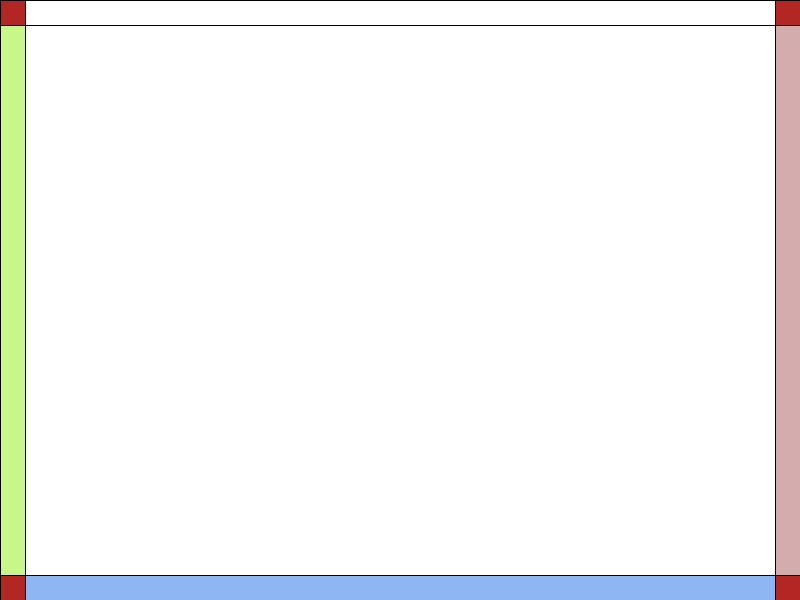
Frame 1 (no input)
Frame 60 (the mouse pressed at the canvas centre just before this capture): identical to frame 1, image omitted
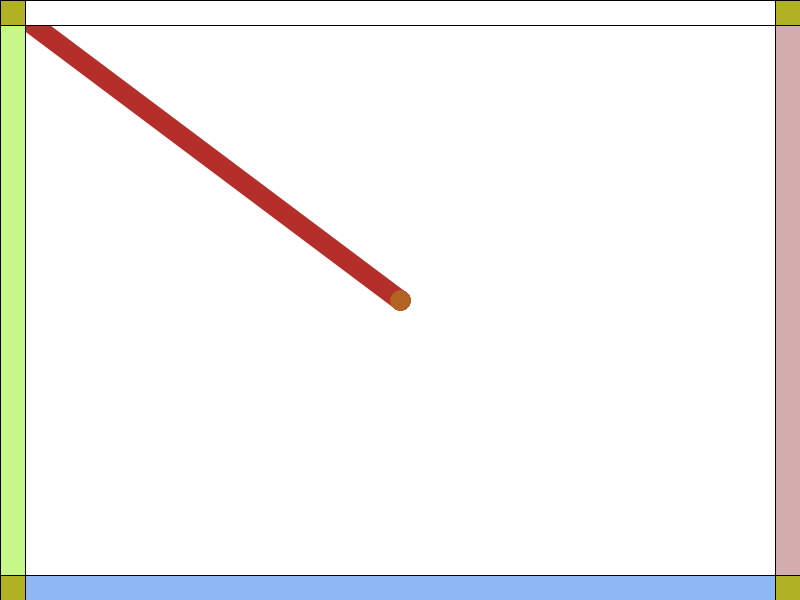
Frame 120 (the mouse held since frame 60 and released just before this capture)

The Processing sketch that drew these frames (run headless with seeded random() and noise(); from frame 60 on, the mouse is pressed at the canvas centre):

// Processing sketch: processing_72797
// ── processing_72797.pde

//Alex Zajicek, Art Program 1, Hw #3

int myVar;
int x;
int myVar2;
int x2;
int speed;

void setup(){
  size(800, 600);
  background(255);
  colorMode(HSB, 360, 100, 100, 100);
  smooth();
  myVar = 1;
  x = 1;
  myVar2 = 100;
  x2 = 3;
}

//  ellipse(pmouseX, pmouseY, pmouseX, pmouseY); //fun effect

void draw(){
  //background(255);
  speed = abs(pmouseX-mouseX);
  if (mousePressed){
    myVar = myVar+x;
  }
  if (mousePressed){ //number goes up as mouse clicked, else resets
    myVar2 = myVar2-x2;
  } else {
    myVar2 = 100;
  }
  strokeWeight (10);
  fill(myVar, 80, 70, myVar2); //only used for ellipse, which I commented out
  stroke(myVar, 80, 70, myVar2); //use for line
  strokeWeight(20);
  //noStroke(); //use for ellpise
  if (mousePressed){
    //ellipse(mouseX, mouseY, 20, 20);
    line(pmouseX, pmouseY, mouseX, mouseY);
  }
  if (myVar >= 255) { //color starts going backwards
    x = -1;
  }
  if (myVar <= 0) { //color starts going forwards
    x = 1;
  }
  //if ((mouseX <= 10) && (mouseY <= 0)){ useful, but not what I need
 
  
  //the following section changes the BG color based on mouseX & Y
  if (mousePressed){
      if (mouseX <= 25){ //left side of screen
        background (86, 45, 97); //light green
        //strokeWeight(5);
        //line(25, 25, width-25, 25);
        //line(25, 25, height-25, 25);
        //line(width-25, 25, height-25, width-25);
       //line(25, height-25, height-25, width-25);
      }
      if (mouseX >= width-25){ //right side of screen
        background (377, 18, 83); //pinkish red color thing
      }
      if (mouseY <= 25){ //top of screen
        background (360, 0, 100); //white color
      }
      if (mouseY >= height-25){ //bottom of screen
        background (216, 41, 95); //blue color
      }
  }
  // The following code was supposed to "erase" all of your work
  //if you were drawing too slowly. It wasn't working, and I 
  //couldn't figure out how to make it work, so I've commented
  //it out for the time being.
  
  
  //if (mousePressed){
  //  if (speed < 10);{
  //    background(360, 0, 100);
  //  }
  //}
  
  // indicators for sides of screen + current color
  
  stroke(360, 0, 0);
  strokeWeight(1);
  noFill();
  rect(25, 25, width-50, height-50);
  
  fill(myVar, 80, 70); //current color
  rect(width-25, height-25, 25, 25);
  rect(0, 0, 25, 25);
  rect(width-25, 0, 25, 25);
  rect(0, height-25, 25, 25);
  
  fill(360, 0, 100); //white color
  rect(25, 0, width-50, 25);
  
  fill(216, 41, 95); //blue color
  rect(25, height-25, width-50, 25);
  
  fill(377, 18, 83); //pinkish red color thing
  rect(width-25, 25, 25, height-50);
  
  fill(86, 45, 97); //light green
  rect(0, 25, 25, height-50);
}
